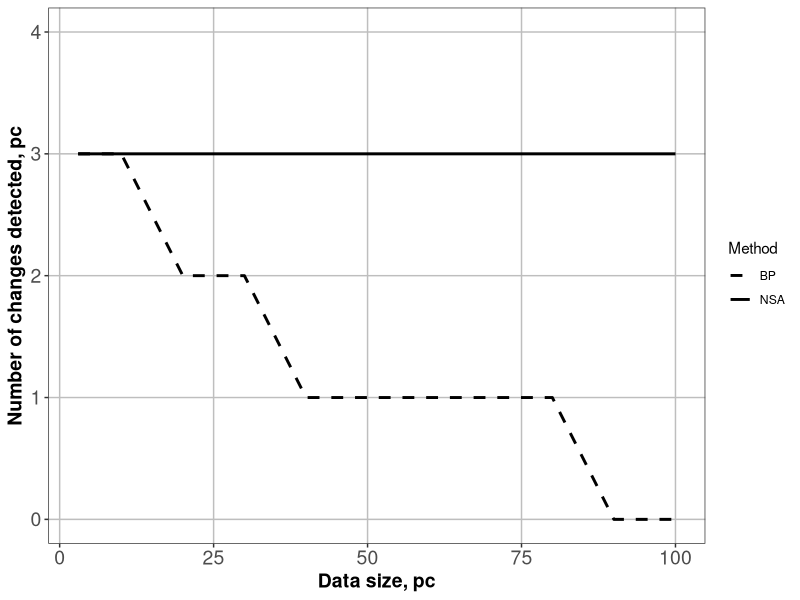

Write the R code that produced this figure.
library(ggplot2)

data <- read.table("DataForTwoCurvesPlot.txt",header=T,sep="\t")


df2 = data.frame(y = data[,2], x = data[,"DS"])
df3 = data.frame(y = data[,3], x = data[,"DS"])

df2$Method <- "BP"
df3$Method <- "NSA"

df4 <- rbind(df2,df3)
df4$Method<- factor(df4$Method)


ggplot(data=df4, aes(x=x, y=y)) +
  #draw line with different linetypes
  geom_line(size=1, aes(linetype=Method))+
  #axis titles
  xlab("Data size, pc") +
  ylab("Number of changes detected, pc") +
  #set limits for y axis
  ylim(0, 4) +
  #set line types manually (to redo the automatic selection of types)
  scale_linetype_manual(values=c("dashed","solid"))+
  theme_bw() +
  theme(
    #axis adjustment
    axis.title.x = element_text(face="bold",size=14),
    axis.title.y = element_text(face="bold",size=14),
    axis.text = element_text(size = 14),
    
    #legend adjustment
    legend.key = element_rect(fill = "white"),
    legend.background = element_rect(fill = "white"),
    
    #grid adjustment
    panel.grid.major = element_line(colour = "grey"),
    panel.grid.minor = element_blank()
  ) 

